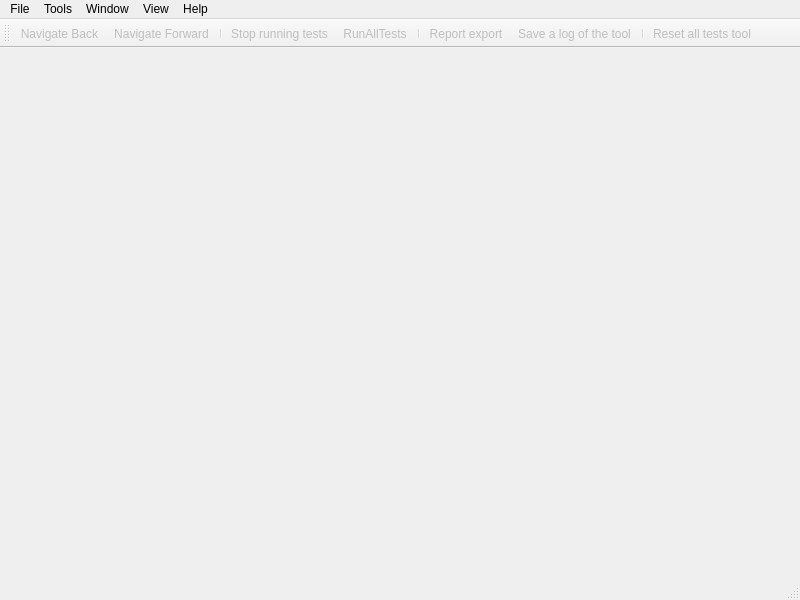
<?xml version="1.0" encoding="UTF-8"?>
<ui version="4.0">
 <class>MainWindow</class>
 <widget class="QMainWindow" name="MainWindow">
  <property name="geometry">
   <rect>
    <x>0</x>
    <y>0</y>
    <width>800</width>
    <height>600</height>
   </rect>
  </property>
  <property name="minimumSize">
   <size>
    <width>550</width>
    <height>0</height>
   </size>
  </property>
  <property name="windowTitle">
   <string>MainWindow</string>
  </property>
  <property name="styleSheet">
   <string notr="true"/>
  </property>
  <widget class="QWidget" name="centralwidget">
   <layout class="QGridLayout" name="gridLayout">
    <property name="leftMargin">
     <number>0</number>
    </property>
    <property name="topMargin">
     <number>0</number>
    </property>
    <property name="rightMargin">
     <number>0</number>
    </property>
    <property name="bottomMargin">
     <number>0</number>
    </property>
    <property name="spacing">
     <number>0</number>
    </property>
    <item row="0" column="0">
     <widget class="QStackedWidget" name="stackedWidget">
      <widget class="MainToolsWidget" name="toolsPage"/>
      <widget class="MainTestsWidget" name="testsPage"/>
     </widget>
    </item>
   </layout>
  </widget>
  <widget class="QMenuBar" name="menubar">
   <property name="geometry">
    <rect>
     <x>0</x>
     <y>0</y>
     <width>800</width>
     <height>24</height>
    </rect>
   </property>
   <widget class="QMenu" name="menuNavigation">
    <property name="title">
     <string>Window</string>
    </property>
    <addaction name="actionNavigateForward"/>
    <addaction name="actionNavigateBack"/>
   </widget>
   <widget class="QMenu" name="menuTools">
    <property name="title">
     <string>Tools</string>
    </property>
    <addaction name="actionRunAllTests"/>
    <addaction name="actionStopRunTests"/>
    <addaction name="actionResetTestsStatus"/>
   </widget>
   <widget class="QMenu" name="menuFile">
    <property name="title">
     <string>File</string>
    </property>
    <addaction name="actionReportExport"/>
    <addaction name="actionSaveAllLogs"/>
   </widget>
   <widget class="QMenu" name="menuView">
    <property name="title">
     <string>View</string>
    </property>
   </widget>
   <widget class="QMenu" name="menuHelp">
    <property name="title">
     <string>Help</string>
    </property>
    <addaction name="actionAbout"/>
   </widget>
   <addaction name="menuFile"/>
   <addaction name="menuTools"/>
   <addaction name="menuNavigation"/>
   <addaction name="menuView"/>
   <addaction name="menuHelp"/>
  </widget>
  <widget class="QStatusBar" name="statusbar"/>
  <widget class="QToolBar" name="toolBar">
   <property name="windowTitle">
    <string>toolBar</string>
   </property>
   <attribute name="toolBarArea">
    <enum>TopToolBarArea</enum>
   </attribute>
   <attribute name="toolBarBreak">
    <bool>false</bool>
   </attribute>
   <addaction name="actionNavigateBack"/>
   <addaction name="actionNavigateForward"/>
   <addaction name="separator"/>
   <addaction name="actionStopRunTests"/>
   <addaction name="actionRunAllTests"/>
   <addaction name="separator"/>
   <addaction name="actionReportExport"/>
   <addaction name="actionSaveAllLogs"/>
   <addaction name="separator"/>
   <addaction name="actionResetTestsStatus"/>
  </widget>
  <action name="actionNavigateForward">
   <property name="enabled">
    <bool>false</bool>
   </property>
   <property name="icon">
    <iconset theme="go-next"/>
   </property>
   <property name="text">
    <string>Navigate Forward</string>
   </property>
   <property name="toolTip">
    <string>Navigate Forward (Alt + =)</string>
   </property>
   <property name="shortcut">
    <string>Alt+=</string>
   </property>
   <property name="menuRole">
    <enum>QAction::MenuRole::NoRole</enum>
   </property>
  </action>
  <action name="actionNavigateBack">
   <property name="enabled">
    <bool>false</bool>
   </property>
   <property name="icon">
    <iconset theme="go-previous"/>
   </property>
   <property name="text">
    <string>Navigate Back</string>
   </property>
   <property name="toolTip">
    <string>Navigate Back (Alt + -)</string>
   </property>
   <property name="shortcut">
    <string>Alt+-</string>
   </property>
   <property name="menuRole">
    <enum>QAction::MenuRole::NoRole</enum>
   </property>
  </action>
  <action name="actionRunAllTests">
   <property name="enabled">
    <bool>false</bool>
   </property>
   <property name="icon">
    <iconset theme="media-playback-start"/>
   </property>
   <property name="text">
    <string>RunAllTests</string>
   </property>
   <property name="toolTip">
    <string>Run all tests of the selected diagnostic tool</string>
   </property>
  </action>
  <action name="actionStopRunTests">
   <property name="enabled">
    <bool>false</bool>
   </property>
   <property name="icon">
    <iconset theme="media-playback-stop"/>
   </property>
   <property name="text">
    <string>Stop running tests</string>
   </property>
   <property name="toolTip">
    <string>Stop running tests</string>
   </property>
  </action>
  <action name="actionReportExport">
   <property name="enabled">
    <bool>false</bool>
   </property>
   <property name="icon">
    <iconset theme="document-revert"/>
   </property>
   <property name="text">
    <string>Report export</string>
   </property>
   <property name="toolTip">
    <string>Report export</string>
   </property>
  </action>
  <action name="actionResetTestsStatus">
   <property name="checkable">
    <bool>false</bool>
   </property>
   <property name="enabled">
    <bool>false</bool>
   </property>
   <property name="icon">
    <iconset theme="process-stop"/>
   </property>
   <property name="text">
    <string>Reset all tests tool</string>
   </property>
   <property name="toolTip">
    <string>Reset all tests tool (Alt + R)</string>
   </property>
   <property name="shortcut">
    <string>Alt+R</string>
   </property>
  </action>
  <action name="actionSaveAllLogs">
   <property name="enabled">
    <bool>false</bool>
   </property>
   <property name="icon">
    <iconset theme="document-save"/>
   </property>
   <property name="text">
    <string>Save a log of the tool</string>
   </property>
   <property name="toolTip">
    <string>Save a log of the diagnostic tool</string>
   </property>
  </action>
  <action name="actionAbout">
   <property name="icon">
    <iconset theme="adt"/>
   </property>
   <property name="text">
    <string>About...</string>
   </property>
  </action>
 </widget>
 <customwidgets>
  <customwidget>
   <class>MainTestsWidget</class>
   <extends>QWidget</extends>
   <header>gui/maintestswidget.h</header>
   <container>1</container>
  </customwidget>
  <customwidget>
   <class>MainToolsWidget</class>
   <extends>QWidget</extends>
   <header>gui/maintoolswidget.h</header>
   <container>1</container>
  </customwidget>
 </customwidgets>
 <resources/>
 <connections/>
</ui>
